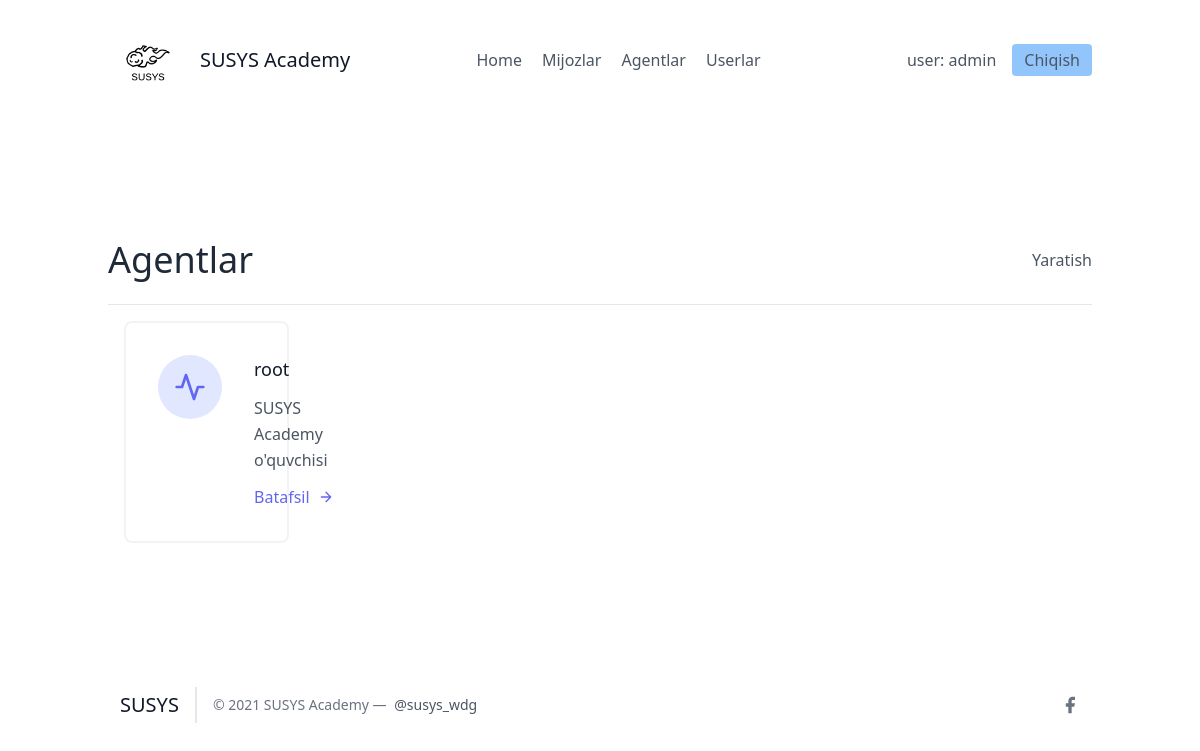
Page /agents/ (signed in) on the earlier database version.
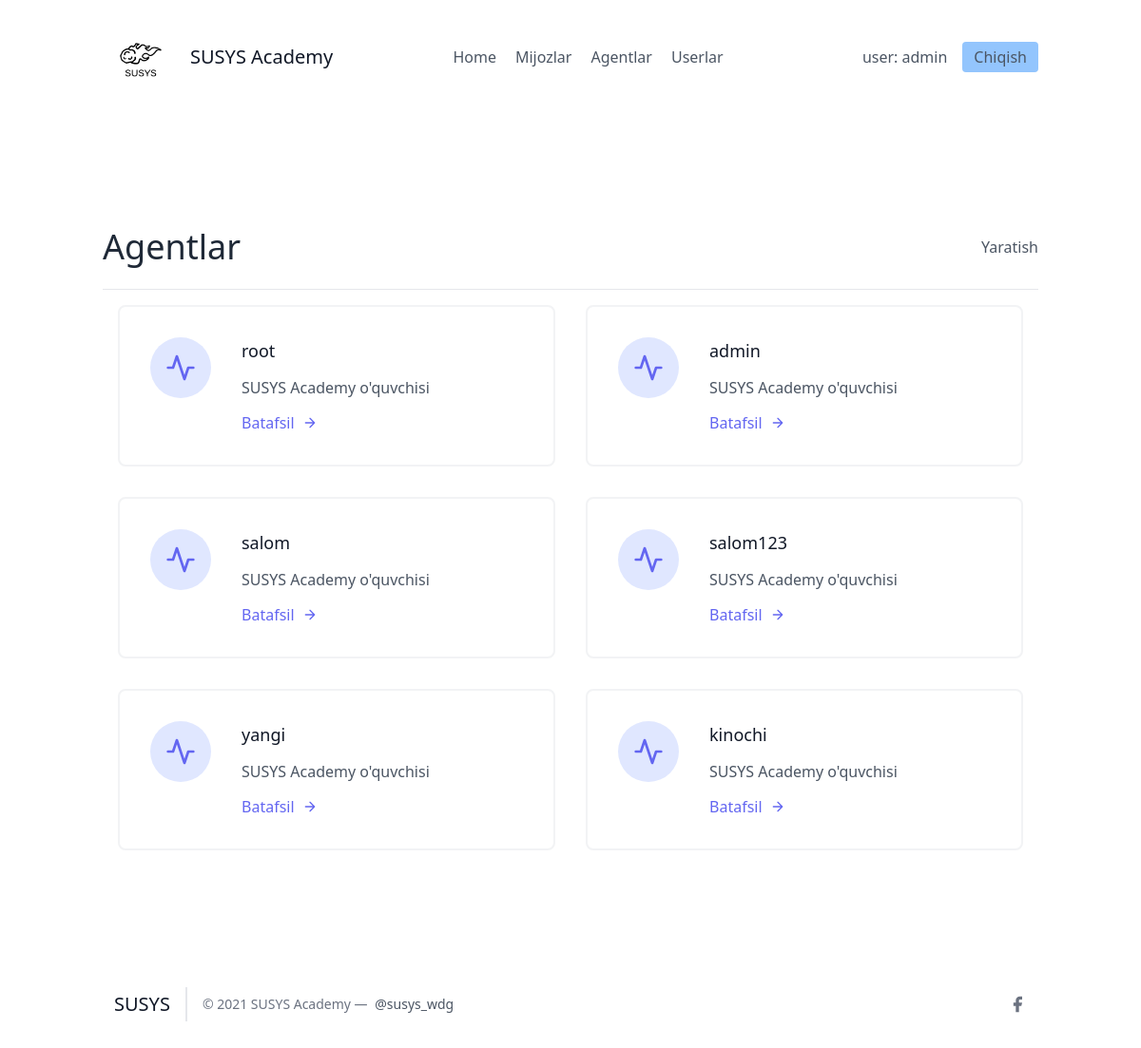
Same page on the later database version.
### leads/models.py (models this page shows, shortened)
class Agent(models.Model):
  user = models.OneToOneField(User, on_delete=models.CASCADE)
  profil = models.ForeignKey(UserProfil, on_delete=models.CASCADE)

class User(AbstractUser):
  pass

### agents/views.py (the view)
# urls.py: path('', AgentListView.as_view(), name = "agent-list"),
class AgentListView(LoginRequiredMixin, generic.ListView):
  template_name = "agents/list.html"
  def get_queryset(self):
    return Agent.objects.all()

### agents/templates/agents/list.html (shortened to what this page needs)
{% extends 'main.html' %}
{% block content %}
<section class="text-gray-600 body-font">
  <div class="container px-5 py-24 mx-auto flex flex-wrap">
    <div class="w-full py-6 flex justify-between items-center border-b border-gray-200">
        <div>
            <h1 class="text-4xl text-gray-800">Agentlar</h1>
        </div>
        <div>
            <a class="y=text-gray-500 hover:text-blue-700" href="{% url 'leads:lead-create' %}">Yaratish</a>
        </div>
    </div>
    <div class="flex flex-wrap">
      {% for agent in object_list %}
      <div class="p-4 lg:w-1/2 md:w-full">
        <div class="flex border-2 rounded-lg border-gray-200 border-opacity-50 p-8 sm:flex-row flex-col">
          <div class="w-16 h-16 sm:mr-8 sm:mb-0 mb-4 inline-flex items-center justify-center rounded-full bg-indigo-100 text-indigo-500 flex-shrink-0">
            <svg fill="none" stroke="currentColor" stroke-linecap="round" stroke-linejoin="round" stroke-width="2" class="w-8 h-8" viewBox="0 0 24 24">
              <path d="M22 12h-4l-3 9L9 3l-3 9H2"></path>
            </svg>
          </div>
          <div class="flex-grow">
            <h2 class="text-gray-900 text-lg title-font font-medium mb-3">{{agent.user.username}}</h2>
            <p class="leading-relaxed text-base">SUSYS Academy o'quvchisi</p>
            <a href="" class="mt-3 text-indigo-500 inline-flex items-center">Batafsil
              <svg fill="none" stroke="currentColor" stroke-linecap="round" stroke-linejoin="round" stroke-width="2" class="w-4 h-4 ml-2" viewBox="0 0 24 24">
                <path d="M5 12h14M12 5l7 7-7 7"></path>
              </svg>
            </a>
          </div>
        </div>
      </div>
      {% endfor %}
    </div>
  </div>
</section>
{% endblock %}

Differences in the rows shown:
added Agent: user.username "admin"
added Agent: user.username "salom"
added Agent: user.username "salom123"
added Agent: user.username "yangi"
added Agent: user.username "kinochi"
